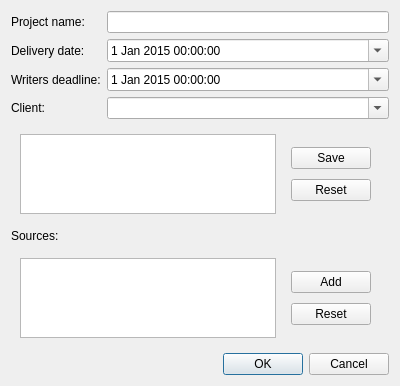
<?xml version="1.0" encoding="UTF-8"?>
<ui version="4.0">
 <class>CCreateProjectDialog</class>
 <widget class="QDialog" name="CCreateProjectDialog">
  <property name="geometry">
   <rect>
    <x>0</x>
    <y>0</y>
    <width>400</width>
    <height>386</height>
   </rect>
  </property>
  <property name="windowTitle">
   <string>New Project</string>
  </property>
  <layout class="QVBoxLayout" name="verticalLayout">
   <item>
    <layout class="QFormLayout" name="formLayout">
     <property name="fieldGrowthPolicy">
      <enum>QFormLayout::AllNonFixedFieldsGrow</enum>
     </property>
     <item row="1" column="0">
      <widget class="QLabel" name="labelProjectName">
       <property name="text">
        <string>Project name:</string>
       </property>
      </widget>
     </item>
     <item row="1" column="1">
      <widget class="QLineEdit" name="projectNamelineEdit"/>
     </item>
     <item row="2" column="0">
      <widget class="QLabel" name="deliveryDateLabel">
       <property name="text">
        <string>Delivery date:</string>
       </property>
      </widget>
     </item>
     <item row="2" column="1">
      <widget class="QDateTimeEdit" name="dateTimeEdit">
       <property name="date">
        <date>
         <year>2015</year>
         <month>1</month>
         <day>1</day>
        </date>
       </property>
       <property name="minimumDate">
        <date>
         <year>2000</year>
         <month>1</month>
         <day>1</day>
        </date>
       </property>
       <property name="calendarPopup">
        <bool>true</bool>
       </property>
      </widget>
     </item>
     <item row="3" column="0">
      <widget class="QLabel" name="writersDeadlineLabel">
       <property name="text">
        <string>Writers deadline:</string>
       </property>
       <property name="textFormat">
        <enum>Qt::PlainText</enum>
       </property>
      </widget>
     </item>
     <item row="3" column="1">
      <widget class="QDateTimeEdit" name="dateTimeEdit_2">
       <property name="date">
        <date>
         <year>2015</year>
         <month>1</month>
         <day>1</day>
        </date>
       </property>
       <property name="minimumDate">
        <date>
         <year>2000</year>
         <month>1</month>
         <day>1</day>
        </date>
       </property>
       <property name="calendarPopup">
        <bool>true</bool>
       </property>
      </widget>
     </item>
     <item row="4" column="0">
      <widget class="QLabel" name="clientLabel">
       <property name="text">
        <string>Client:</string>
       </property>
      </widget>
     </item>
     <item row="4" column="1">
      <widget class="QComboBox" name="comboBox">
       <property name="editable">
        <bool>true</bool>
       </property>
      </widget>
     </item>
    </layout>
   </item>
   <item>
    <widget class="QWidget" name="clientBoxWidget" native="true">
     <layout class="QHBoxLayout" name="horizontalLayout">
      <item>
       <widget class="QTableView" name="clientTableView"/>
      </item>
      <item>
       <widget class="QWidget" name="widget" native="true">
        <layout class="QVBoxLayout" name="verticalLayout_2">
         <item>
          <widget class="QPushButton" name="saveClientPushButton">
           <property name="text">
            <string>Save</string>
           </property>
          </widget>
         </item>
         <item>
          <widget class="QPushButton" name="resetClientPushButton">
           <property name="text">
            <string>Reset</string>
           </property>
          </widget>
         </item>
        </layout>
       </widget>
      </item>
     </layout>
    </widget>
   </item>
   <item>
    <widget class="QLabel" name="sourcesLabel">
     <property name="text">
      <string>Sources:</string>
     </property>
    </widget>
   </item>
   <item>
    <widget class="QWidget" name="widget_2" native="true">
     <layout class="QHBoxLayout" name="horizontalLayout_2">
      <item>
       <widget class="QTableView" name="sourcesTableView"/>
      </item>
      <item>
       <widget class="QWidget" name="widget_3" native="true">
        <layout class="QVBoxLayout" name="verticalLayout_3">
         <item>
          <widget class="QPushButton" name="addSourcesPushButton">
           <property name="text">
            <string>Add</string>
           </property>
          </widget>
         </item>
         <item>
          <widget class="QPushButton" name="resetSourcesPushButton">
           <property name="text">
            <string>Reset</string>
           </property>
          </widget>
         </item>
        </layout>
       </widget>
      </item>
     </layout>
    </widget>
   </item>
   <item>
    <widget class="QDialogButtonBox" name="buttonBox">
     <property name="orientation">
      <enum>Qt::Horizontal</enum>
     </property>
     <property name="standardButtons">
      <set>QDialogButtonBox::Cancel|QDialogButtonBox::Ok</set>
     </property>
    </widget>
   </item>
  </layout>
 </widget>
 <resources/>
 <connections>
  <connection>
   <sender>buttonBox</sender>
   <signal>accepted()</signal>
   <receiver>CCreateProjectDialog</receiver>
   <slot>accept()</slot>
   <hints>
    <hint type="sourcelabel">
     <x>257</x>
     <y>376</y>
    </hint>
    <hint type="destinationlabel">
     <x>157</x>
     <y>274</y>
    </hint>
   </hints>
  </connection>
  <connection>
   <sender>buttonBox</sender>
   <signal>rejected()</signal>
   <receiver>CCreateProjectDialog</receiver>
   <slot>reject()</slot>
   <hints>
    <hint type="sourcelabel">
     <x>325</x>
     <y>376</y>
    </hint>
    <hint type="destinationlabel">
     <x>286</x>
     <y>274</y>
    </hint>
   </hints>
  </connection>
 </connections>
</ui>
